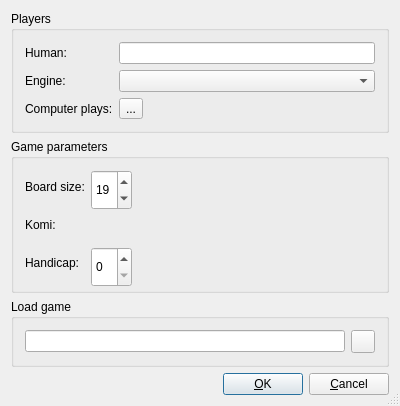
<?xml version="1.0" encoding="UTF-8"?>
<ui version="4.0">
 <class>NewAIGameDlgGui</class>
 <widget class="QDialog" name="NewAIGameDlgGui">
  <property name="enabled">
   <bool>true</bool>
  </property>
  <property name="geometry">
   <rect>
    <x>0</x>
    <y>0</y>
    <width>400</width>
    <height>406</height>
   </rect>
  </property>
  <property name="sizePolicy">
   <sizepolicy hsizetype="Preferred" vsizetype="Preferred">
    <horstretch>0</horstretch>
    <verstretch>0</verstretch>
   </sizepolicy>
  </property>
  <property name="minimumSize">
   <size>
    <width>400</width>
    <height>375</height>
   </size>
  </property>
  <property name="windowTitle">
   <string>Computer Game</string>
  </property>
  <property name="sizeGripEnabled">
   <bool>true</bool>
  </property>
  <property name="modal">
   <bool>false</bool>
  </property>
  <layout class="QGridLayout">
   <item row="7" column="0" colspan="2">
    <widget class="QGroupBox" name="IGSgroup_box_2">
     <property name="sizePolicy">
      <sizepolicy hsizetype="Preferred" vsizetype="Preferred">
       <horstretch>0</horstretch>
       <verstretch>0</verstretch>
      </sizepolicy>
     </property>
     <property name="title">
      <string>Load game</string>
     </property>
     <layout class="QHBoxLayout">
      <item>
       <widget class="QLineEdit" name="gameToLoad">
        <property name="enabled">
         <bool>true</bool>
        </property>
       </widget>
      </item>
      <item>
       <widget class="QToolButton" name="_FilePathButton">
        <property name="text">
         <string/>
        </property>
        <property name="icon">
         <iconset resource="q4go.qrc">
          <normaloff>:/NewAIGameDlgGui/images/newaigamedlg/image0.png</normaloff>:/NewAIGameDlgGui/images/newaigamedlg/image0.png</iconset>
        </property>
       </widget>
      </item>
     </layout>
    </widget>
   </item>
   <item row="8" column="0" colspan="2">
    <spacer name="spacer3">
     <property name="orientation">
      <enum>Qt::Vertical</enum>
     </property>
     <property name="sizeType">
      <enum>QSizePolicy::Expanding</enum>
     </property>
     <property name="sizeHint" stdset="0">
      <size>
       <width>20</width>
       <height>20</height>
      </size>
     </property>
    </spacer>
   </item>
   <item row="9" column="0" colspan="2">
    <layout class="QHBoxLayout">
     <property name="spacing">
      <number>6</number>
     </property>
     <property name="leftMargin">
      <number>0</number>
     </property>
     <property name="topMargin">
      <number>0</number>
     </property>
     <property name="rightMargin">
      <number>0</number>
     </property>
     <property name="bottomMargin">
      <number>0</number>
     </property>
     <item>
      <spacer name="Horizontal Spacing2">
       <property name="orientation">
        <enum>Qt::Horizontal</enum>
       </property>
       <property name="sizeType">
        <enum>QSizePolicy::Expanding</enum>
       </property>
       <property name="sizeHint" stdset="0">
        <size>
         <width>224</width>
         <height>20</height>
        </size>
       </property>
      </spacer>
     </item>
     <item>
      <widget class="QPushButton" name="_OkPushButton">
       <property name="text">
        <string>&amp;OK</string>
       </property>
       <property name="shortcut">
        <string/>
       </property>
       <property name="autoDefault">
        <bool>true</bool>
       </property>
       <property name="default">
        <bool>true</bool>
       </property>
      </widget>
     </item>
     <item>
      <widget class="QPushButton" name="_CancelPushButton">
       <property name="text">
        <string>&amp;Cancel</string>
       </property>
       <property name="shortcut">
        <string/>
       </property>
       <property name="autoDefault">
        <bool>true</bool>
       </property>
      </widget>
     </item>
    </layout>
   </item>
   <item row="0" column="0" colspan="2">
    <widget class="QGroupBox" name="groupBox">
     <property name="title">
      <string>Players</string>
     </property>
     <layout class="QFormLayout" name="formLayout">
      <item row="0" column="0">
       <widget class="QLabel" name="textLabel1_3">
        <property name="text">
         <string>Human:</string>
        </property>
        <property name="wordWrap">
         <bool>false</bool>
        </property>
       </widget>
      </item>
      <item row="0" column="1">
       <widget class="QLineEdit" name="humanPlayerLineEdit">
        <property name="sizePolicy">
         <sizepolicy hsizetype="Preferred" vsizetype="Preferred">
          <horstretch>0</horstretch>
          <verstretch>0</verstretch>
         </sizepolicy>
        </property>
        <property name="alignment">
         <set>Qt::AlignLeading|Qt::AlignLeft|Qt::AlignVCenter</set>
        </property>
       </widget>
      </item>
      <item row="1" column="0">
       <widget class="QLabel" name="label_2">
        <property name="text">
         <string>Engine:</string>
        </property>
       </widget>
      </item>
      <item row="1" column="1">
       <widget class="QComboBox" name="engineComboBox">
        <property name="sizePolicy">
         <sizepolicy hsizetype="Preferred" vsizetype="Preferred">
          <horstretch>0</horstretch>
          <verstretch>0</verstretch>
         </sizepolicy>
        </property>
       </widget>
      </item>
      <item row="2" column="0">
       <widget class="QLabel" name="label">
        <property name="text">
         <string>Computer plays:</string>
        </property>
       </widget>
      </item>
      <item row="2" column="1">
       <widget class="QToolButton" name="engineColorButton">
        <property name="text">
         <string>...</string>
        </property>
        <property name="icon">
         <iconset resource="q4go.qrc">
          <normaloff>:/images/stone_b16.png</normaloff>
          <normalon>:/images/stone_w16.png</normalon>:/images/stone_b16.png</iconset>
        </property>
        <property name="checkable">
         <bool>true</bool>
        </property>
       </widget>
      </item>
     </layout>
    </widget>
   </item>
   <item row="6" column="0" colspan="2">
    <widget class="QGroupBox" name="groupBox4">
     <property name="sizePolicy">
      <sizepolicy hsizetype="Preferred" vsizetype="Preferred">
       <horstretch>0</horstretch>
       <verstretch>0</verstretch>
      </sizepolicy>
     </property>
     <property name="title">
      <string>Game parameters</string>
     </property>
     <layout class="QGridLayout">
      <item row="1" column="1">
       <widget class="KomiSpinBox" name="komiSpin" native="true">
        <property name="minimumSize">
         <size>
          <width>40</width>
          <height>40</height>
         </size>
        </property>
        <property name="maximumSize">
         <size>
          <width>60</width>
          <height>32767</height>
         </size>
        </property>
        <property name="focusPolicy">
         <enum>Qt::StrongFocus</enum>
        </property>
        <property name="acceptDrops">
         <bool>true</bool>
        </property>
       </widget>
      </item>
      <item row="1" column="0">
       <widget class="QLabel" name="TextLabel4">
        <property name="text">
         <string>Komi:</string>
        </property>
        <property name="wordWrap">
         <bool>false</bool>
        </property>
       </widget>
      </item>
      <item row="2" column="1">
       <widget class="QSpinBox" name="handicapSpinBox">
        <property name="minimumSize">
         <size>
          <width>40</width>
          <height>40</height>
         </size>
        </property>
        <property name="maximumSize">
         <size>
          <width>60</width>
          <height>32767</height>
         </size>
        </property>
        <property name="maximum">
         <number>13</number>
        </property>
       </widget>
      </item>
      <item row="0" column="0">
       <widget class="QLabel" name="TextLabel3">
        <property name="text">
         <string>Board size:</string>
        </property>
        <property name="wordWrap">
         <bool>false</bool>
        </property>
       </widget>
      </item>
      <item row="2" column="0">
       <widget class="QLabel" name="TextLabel5">
        <property name="text">
         <string>Handicap:</string>
        </property>
        <property name="wordWrap">
         <bool>false</bool>
        </property>
       </widget>
      </item>
      <item row="0" column="1">
       <widget class="QSpinBox" name="boardsizeSpinBox">
        <property name="minimumSize">
         <size>
          <width>40</width>
          <height>40</height>
         </size>
        </property>
        <property name="maximumSize">
         <size>
          <width>60</width>
          <height>32767</height>
         </size>
        </property>
        <property name="minimum">
         <number>4</number>
        </property>
        <property name="maximum">
         <number>36</number>
        </property>
        <property name="value">
         <number>19</number>
        </property>
       </widget>
      </item>
      <item row="1" column="2">
       <spacer name="horizontalSpacer">
        <property name="orientation">
         <enum>Qt::Horizontal</enum>
        </property>
        <property name="sizeHint" stdset="0">
         <size>
          <width>40</width>
          <height>20</height>
         </size>
        </property>
       </spacer>
      </item>
     </layout>
    </widget>
   </item>
  </layout>
 </widget>
 <layoutdefault spacing="6" margin="11"/>
 <customwidgets>
  <customwidget>
   <class>KomiSpinBox</class>
   <extends>QWidget</extends>
   <header location="global">komispinbox.h</header>
  </customwidget>
 </customwidgets>
 <tabstops>
  <tabstop>gameToLoad</tabstop>
  <tabstop>_OkPushButton</tabstop>
  <tabstop>_CancelPushButton</tabstop>
 </tabstops>
 <includes>
  <include location="local">komispinbox.h</include>
 </includes>
 <resources>
  <include location="q4go.qrc"/>
 </resources>
 <connections>
  <connection>
   <sender>_OkPushButton</sender>
   <signal>clicked()</signal>
   <receiver>NewAIGameDlgGui</receiver>
   <slot>accept()</slot>
   <hints>
    <hint type="sourcelabel">
     <x>20</x>
     <y>20</y>
    </hint>
    <hint type="destinationlabel">
     <x>20</x>
     <y>20</y>
    </hint>
   </hints>
  </connection>
  <connection>
   <sender>_CancelPushButton</sender>
   <signal>clicked()</signal>
   <receiver>NewAIGameDlgGui</receiver>
   <slot>reject()</slot>
   <hints>
    <hint type="sourcelabel">
     <x>20</x>
     <y>20</y>
    </hint>
    <hint type="destinationlabel">
     <x>20</x>
     <y>20</y>
    </hint>
   </hints>
  </connection>
  <connection>
   <sender>_FilePathButton</sender>
   <signal>clicked()</signal>
   <receiver>NewAIGameDlgGui</receiver>
   <slot>slotGetFileName()</slot>
   <hints>
    <hint type="sourcelabel">
     <x>20</x>
     <y>20</y>
    </hint>
    <hint type="destinationlabel">
     <x>20</x>
     <y>20</y>
    </hint>
   </hints>
  </connection>
 </connections>
</ui>
